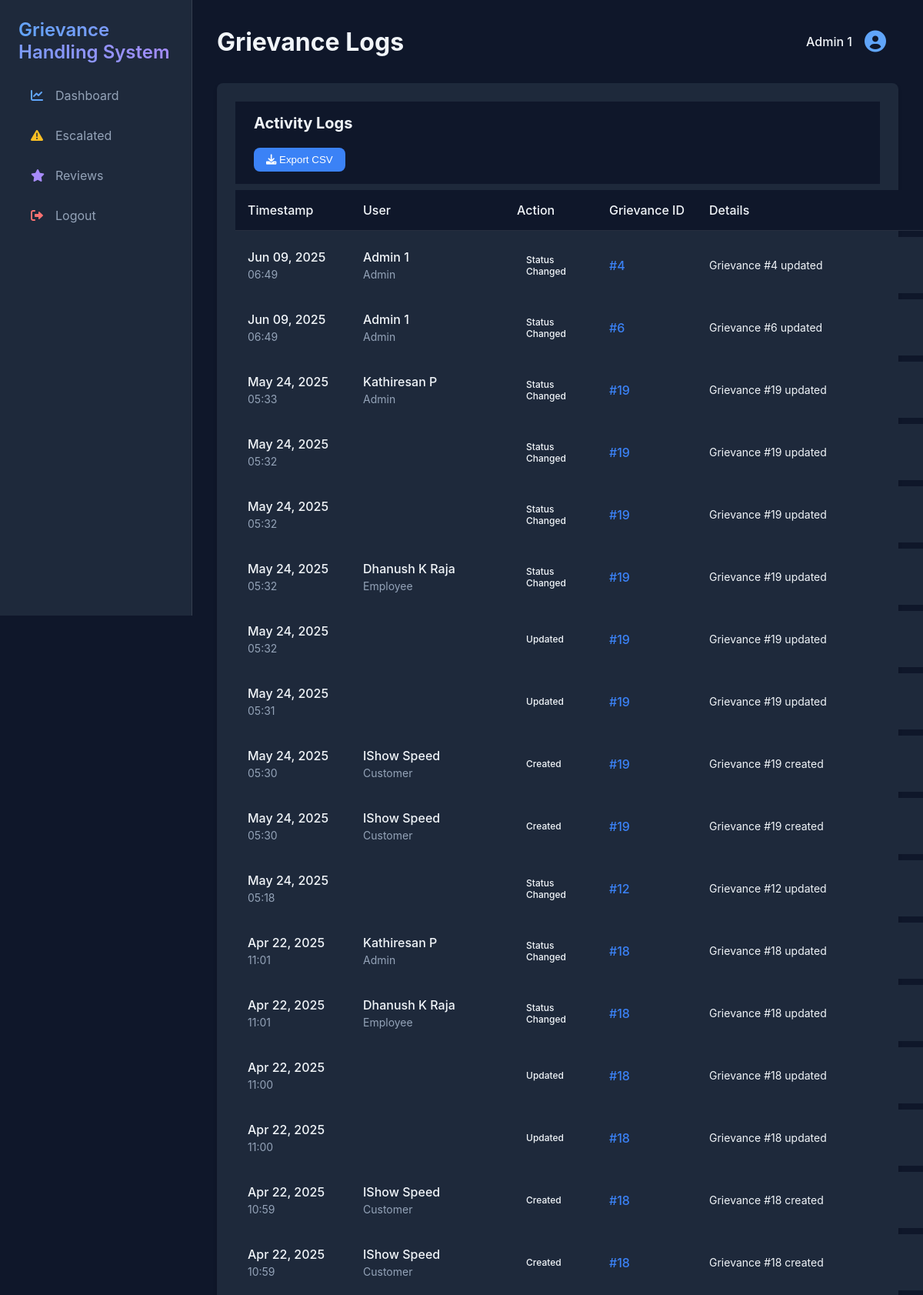
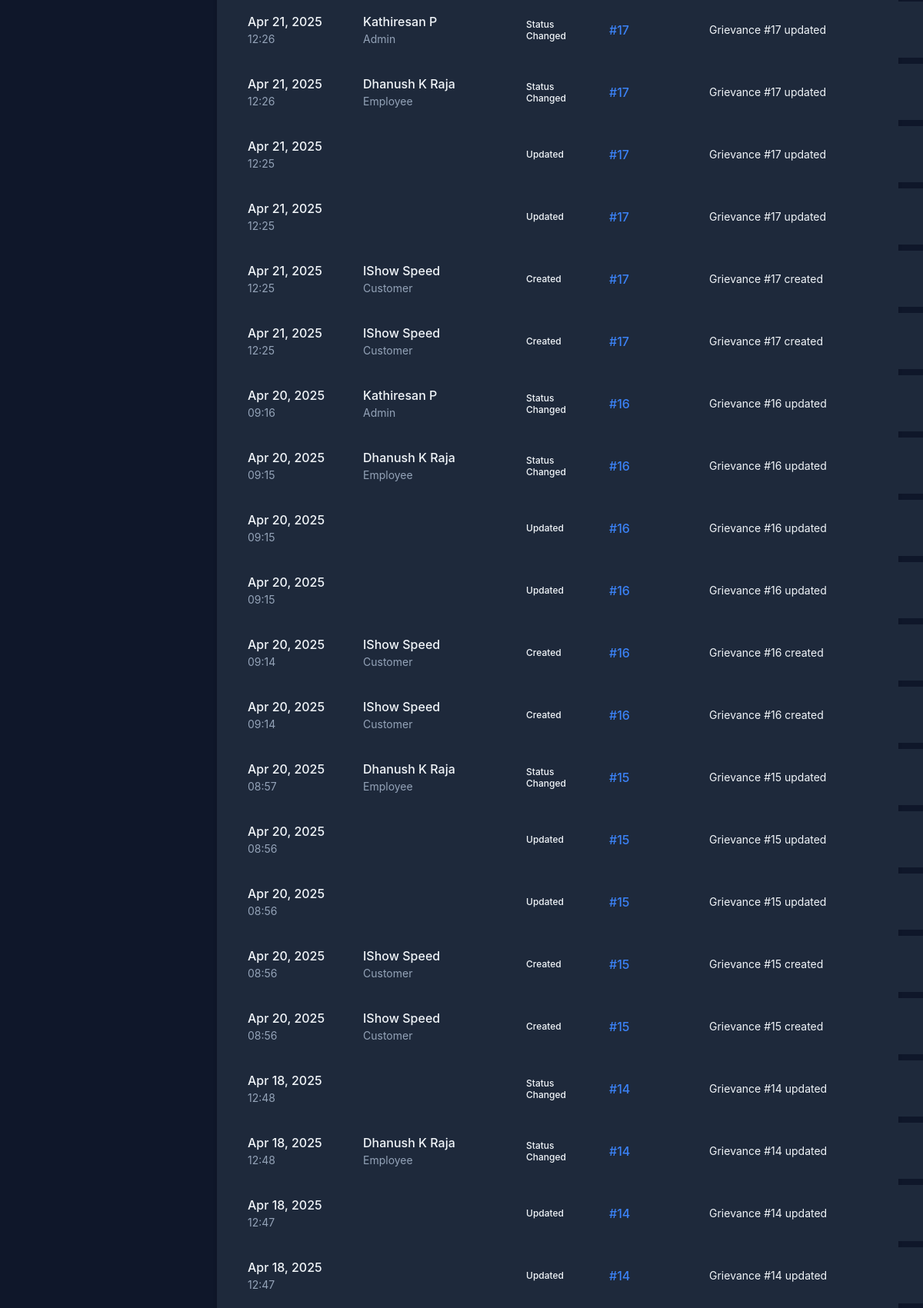
/grievance-logs/ (signed in, upper part), run on the app's committed database (2 pictures, top to bottom).
### users/models.py (models this page shows, shortened)
class CustomUser(AbstractUser):
    class Role(models.TextChoices):
        ADMIN = 'ADMIN', 'Admin'
        EMPLOYEE = 'EMPLOYEE', 'Employee'
        CUSTOMER = 'CUSTOMER', 'Customer'
    role = models.CharField(
        max_length=50,
        choices=Role.choices,
        default=Role.CUSTOMER
    )
    department = models.ForeignKey(
        Department,
        on_delete=models.SET_NULL,
        null=True,
        blank=True,
        related_name='department_employees'
    )
    phone = models.CharField(
        max_length=15,
        blank=True,
        null=True,
        verbose_name="Phone Number"
    )
    is_verified = models.BooleanField(default=False)
    class Meta:
        verbose_name = "User"
        verbose_name_plural = "Users"
        ordering = ['last_name', 'first_name']
        permissions = [
            ("can_manage_users", "Can manage users"),
            ("can_manage_grievances", "Can manage grievances"),
        ]

### grievances/models.py (models this page shows, shortened)
class GrievanceLog(models.Model):
    ACTION_CHOICES = [
        ('CREATE', 'Created'),
        ('UPDATE', 'Updated'),
        ('DELETE', 'Deleted'),
        ('STATUS_CHANGE', 'Status Changed'),
        ('ASSIGNMENT', 'Assignment Changed'),
    ]
    user = models.ForeignKey(User, on_delete=models.SET_NULL, null=True, related_name='actions')
    grievance = models.ForeignKey('Grievance', on_delete=models.SET_NULL, null=True, related_name='logs')
    action = models.CharField(max_length=20, choices=ACTION_CHOICES)
    details = models.TextField()
    previous_data = models.JSONField(null=True, blank=True)
    new_data = models.JSONField(null=True, blank=True)
    timestamp = models.DateTimeField(auto_now_add=True)
    class Meta:
        ordering = ['-timestamp']
        verbose_name = "Grievance Audit Log"
        verbose_name_plural = "Grievance Audit Logs"

class Grievance(models.Model):
    class Status(models.TextChoices):
        RECEIVED = 'RECEIVED', 'Received'
        IN_PROGRESS = 'IN_PROGRESS', 'In Progress'
        RESOLVED = 'RESOLVED', 'Resolved'
        REJECTED = 'REJECTED', 'Rejected'
        ESCALATED = 'ESCALATED', 'Escalated'
    class IssueType(models.TextChoices):
        TECHNICAL = 'TECHNICAL', 'Technical Issues'
        CUSTOMER_SERVICE = 'CUSTOMER_SERVICE', 'Customer Service Issues'
        SOFTWARE_BUG = 'SOFTWARE_BUG', 'Software/Application Bugs'
        PRODUCT = 'PRODUCT', 'Product/Feature Issues'
        QUALITY = 'QUALITY', 'Quality Assurance Failures'
    user = models.ForeignKey(CustomUser, on_delete=models.CASCADE, related_name='grievances')
    issue_type = models.CharField(max_length=50, choices=IssueType.choices)
    description = models.TextField()
    status = models.CharField(max_length=50, choices=Status.choices, default=Status.RECEIVED)
    assigned_to = models.ForeignKey(CustomUser, on_delete=models.SET_NULL, null=True, blank=True, related_name='assigned_grievances')
    department = models.ForeignKey(Department, on_delete=models.SET_NULL, null=True, blank=True)
    created_at = models.DateTimeField(auto_now_add=True)
    updated_at = models.DateTimeField(auto_now=True)
    class Meta:
        verbose_name = "Grievance"
        verbose_name_plural = "Grievances"
        ordering = ['-created_at']

### grievances/views.py (the view)
# urls.py: path('grievance-logs/', grievance_logs, name='grievance_logs'),
@login_required
def grievance_logs(request):
    if request.user.is_superuser:
        logs = GrievanceLog.objects.all().order_by('-timestamp')
    else:
        logs = GrievanceLog.objects.filter(
            Q(user=request.user) |
            Q(grievance__user=request.user)
        ).distinct().order_by('-timestamp')
    return render(request, 'grievances/logs.html', {'logs': logs})

### grievance_system/context_processors.py (called while the page is built)
def notifications(request):
    if request.user.is_authenticated:
        notifications = Notification.objects.filter(user=request.user).order_by('-created_at')[:10]
        unread_notifications_count = Notification.objects.filter(user=request.user, is_read=False).count()
    else:
        notifications = []
        unread_notifications_count = 0
    return {
        'notifications': notifications,
        'unread_notifications_count': unread_notifications_count
    }

### templates/grievances/logs.html (shortened to what this page needs)
{% extends 'base.html' %}
{% block page_title %}Grievance Logs{% endblock %}
{% block content %}
    <div class="card">
        <div class="card-header d-flex justify-content-between align-items-center">
            <h3>Activity Logs</h3>
            <br/>
            <div class="header-actions">
                <button type="button" class="btn btn-primary" onclick="exportTableToCSV()">
                    <i class="fas fa-download"></i> Export CSV
                </button>
            </div>
        </div>
        <div class="card-body">
            <div class="table-responsive">
                <table class="table logs-table">
                    <thead>
                        <tr>
                            <th>Timestamp</th>
                            <th>User</th>
                            <th>Action</th>
                            <th>Grievance ID</th>
                            <th>Details</th>
                        </tr>
                    </thead>
                    <tbody>
                        {% for log in logs %}
                        <tr>
                            <td class="timestamp-cell">
                                <div class="timestamp">
                                    <span class="date">{{ log.timestamp|date:"M d, Y" }}</span>
                                    <span class="time">{{ log.timestamp|time:"H:i" }}</span>
                                </div>
                            </td>
                            <td class="user-cell">
                                <div class="user-info">
                                    <span class="username">{{ log.user.get_full_name }}</span>
                                    <span class="role">{{ log.user.get_role_display }}</span>
                                </div>
                            </td>
                            <td class="action-cell">
                                <span class="action-badge action-{{ log.action|lower }}">{{ log.get_action_display }}</span>
                            </td>
                            <td class="grievance-cell">
                                {% if log.grievance %}
                                <a href="{% url 'grievance_detail' log.grievance.id %}" class="grievance-link">
                                    #{{ log.grievance.id }}
                                </a>
                                {% else %}
                                <span class="text-muted">-</span>
                                {% endif %}
                            </td>
                            <td class="details-cell">
                                <div class="details-content">
                                    {{ log.details|default:"-" }}
                                </div>
                            </td>
                        </tr>
                        {% empty %}
                        <tr>
                            <td colspan="5" class="text-center">No logs found</td>
                        </tr>
                        {% endfor %}
                    </tbody>
                </table>
            </div>
        </div>
    </div>
</div>
{% endblock %}

### templates/base.html (shortened to what this page needs)
<!DOCTYPE html>
<html lang="en">
<head>
    <link rel="stylesheet" href="https://cdnjs.cloudflare.com/ajax/libs/font-awesome/6.0.0/css/all.min.css">
</head>
<body>
    <div class="sidebar">
        <a href="{% url 'home' %}" class="sidebar-brand">
             Grievance Handling System
        </a>
        <br/>
        <br/>
        <ul class="sidebar-nav">
            {% if user.is_authenticated %}
                <li class="nav-item">
                    <a href="{% url 'dashboard' %}" class="nav-link {% if request.resolver_match.url_name == 'dashboard' %}active{% endif %}">
                        <i class="fas fa-chart-line icon-primary"></i> Dashboard
                    </a>
                </li>
                {% if user.role == 'ADMIN' %}
                <li class="nav-item">
                    <a href="{% url 'escalated_grievances' %}" class="nav-link {% if request.resolver_match.url_name == 'escalated_grievances' %}active{% endif %}">
                        <i class="fas fa-exclamation-triangle icon-warning"></i> Escalated
                    </a>
                </li>
                <li class="nav-item">
                    <a href="{% url 'reviews' %}" class="nav-link {% if request.resolver_match.url_name == 'reviews' %}active{% endif %}">
                        <i class="fas fa-star icon-info"></i> Reviews
                    </a>
                </li>
                {% endif %}
                <li class="nav-item">
                    <a href="{% url 'logout' %}" class="nav-link">
                        <i class="fas fa-sign-out-alt icon-danger"></i> Logout
                    </a>
                </li>
            {% endif %}
        </ul>
    </div>
    <div class="main-content">
        <div class="top-bar">
            <h1>{% block page_title %}{% endblock %}</h1>
            {% if user.is_authenticated %}
            <div class="user-profile">
                <a href="{% url 'profile' %}" class="profile-link">
                    <span>{{ user.get_full_name }}</span>
                    <i class="fas fa-user-circle"></i>
                </a>
            </div>
            {% endif %}
        </div>
        {% block content %}
        {% endblock %}
</body>
</html>

### templates/base.html (style rules this page uses)
:root { --dark-bg: #0f172a; --sidebar-bg: #1e293b; --primary: #3b82f6; --success: #22c55e; --warning: #f59e0b; --danger: #ef4444; --purple: #8b5cf6; --text: #f1f5f9; --text-secondary: #94a3b8; --card-bg: #1e293b; --hover-bg: #334155; --icon-primary: #60a5fa; --icon-success: #4ade80; --icon-warning: #fbbf24; --icon-danger: #f87171; --icon-info: #a78bfa; --icon-muted: #cbd5e1; }
* { margin: 0; padding: 0; box-sizing: border-box; }
body { font-family: 'Inter', -apple-system, BlinkMacSystemFont, sans-serif; background-color: var(--dark-bg); color: var(--text); min-height: 100vh; display: flex; }
.sidebar { width: 250px; background-color: var(--sidebar-bg); padding: 1.5rem; position: fixed; height: 100vh; left: 0; top: 0; border-right: 1px solid rgba(255, 255, 255, 0.1); }
.sidebar-brand { font-size: 1.5rem; font-weight: 600; margin-bottom: 2rem; color: var(--text); text-decoration: none; background: linear-gradient(45deg, var(--icon-primary), var(--icon-info)); background-clip: text; -webkit-background-clip: text; -webkit-text-fill-color: transparent; }
.sidebar-nav { list-style: none; }
.nav-item { margin-bottom: 0.5rem; }
.nav-link { display: flex; align-items: center; padding: 0.75rem 1rem; color: var(--text-secondary); text-decoration: none; border-radius: 0.5rem; transition: all 0.2s; }
.nav-link i { margin-right: 0.75rem; width: 1.25rem; transition: all 0.2s; }
.icon-primary { color: var(--icon-primary); }
.icon-warning { color: var(--icon-warning); }
.icon-danger { color: var(--icon-danger); }
.icon-info { color: var(--icon-info); }
.main-content { margin-left: 250px; padding: 2rem; width: calc(100% - 250px); }
.top-bar { display: flex; justify-content: space-between; align-items: center; margin-bottom: 2rem; }
.user-profile { display: flex; align-items: center; gap: 1rem; }
.profile-link { display: flex; align-items: center; gap: 1rem; text-decoration: none; color: var(--text); padding: 0.5rem 1rem; border-radius: 0.5rem; transition: all 0.2s; }
.profile-link i { font-size: 1.75rem; color: var(--icon-primary); transition: all 0.2s; }
.profile-link span { color: var(--text); font-weight: 500; }
.card { background-color: var(--card-bg); border-radius: 0.75rem; padding: 1.5rem; margin-bottom: 1.5rem; box-shadow: 0 4px 6px -1px rgba(0, 0, 0, 0.2); border: 1px solid rgba(255, 255, 255, 0.1); }
.table { width: 100%; border-collapse: collapse; }
.table th, .table td { padding: 1rem; text-align: left; border-bottom: 1px solid rgba(255, 255, 255, 0.1); }
.table th { color: var(--text-secondary); font-weight: 500; }
.btn { padding: 0.5rem 1rem; border-radius: 0.5rem; font-weight: 500; cursor: pointer; border: none; transition: all 0.2s; }
.btn-primary { background-color: var(--primary); color: white; }

### templates/grievances/logs.html (style rules this page uses)
.card { background: var(--card-bg); border: 1px solid var(--border-color); border-radius: 0.5rem; margin-bottom: 1.5rem; }
.card-header { background: var(--dark-bg); border-bottom: 1px solid var(--border-color); padding: 1rem 1.5rem; }
.card-header h3 { margin: 0; color: var(--text); font-size: 1.25rem; }
.logs-table { width: 100%; border-collapse: separate; border-spacing: 0 0.5rem; }
.logs-table th { background-color: var(--dark-bg); color: var(--text); font-weight: 500; padding: 1rem; white-space: nowrap; }
.logs-table td { padding: 1rem; background-color: var(--card-bg); border-top: 1px solid var(--border-color); border-bottom: 1px solid var(--border-color); }
.logs-table tr { transition: all 0.2s ease; }
.timestamp-cell { min-width: 150px; }
.timestamp { display: flex; flex-direction: column; gap: 0.25rem; }
.timestamp .date { color: var(--text); font-weight: 500; }
.timestamp .time { color: var(--text-secondary); font-size: 0.875rem; }
.user-cell { min-width: 200px; }
.user-info { display: flex; flex-direction: column; gap: 0.25rem; }
.user-info .username { color: var(--text); font-weight: 500; }
.user-info .role { color: var(--text-secondary); font-size: 0.875rem; }
.action-cell { min-width: 120px; }
.action-badge { display: inline-block; padding: 0.25rem 0.75rem; border-radius: 1rem; font-size: 0.75rem; font-weight: 500; }
.grievance-cell { min-width: 100px; }
.grievance-link { color: var(--primary); text-decoration: none; font-weight: 500; }
.details-cell { min-width: 300px; }
.details-content { color: var(--text); font-size: 0.875rem; line-height: 1.5; }

### data on the page
CustomUser: get_full_name "Admin 1"
GrievanceLog: timestamp "Jun 09, 2025", timestamp "06:49", user.get_full_name "Admin 1", user.role "Admin", action "Status Changed", grievance.id "4", details "Grievance #4 updated"
GrievanceLog: timestamp "Jun 09, 2025", timestamp "06:49", user.get_full_name "Admin 1", user.role "Admin", action "Status Changed", grievance.id "6", details "Grievance #6 updated"
GrievanceLog: timestamp "May 24, 2025", timestamp "05:33", user.get_full_name "Kathiresan P", user.role "Admin", action "Status Changed", grievance.id "19", details "Grievance #19 updated"
GrievanceLog: timestamp "May 24, 2025", timestamp "05:32", action "Status Changed", grievance.id "19", details "Grievance #19 updated"
GrievanceLog: timestamp "May 24, 2025", timestamp "05:32", action "Status Changed", grievance.id "19", details "Grievance #19 updated"
GrievanceLog: timestamp "May 24, 2025", timestamp "05:32", user.get_full_name "Dhanush K Raja", user.role "Employee", action "Status Changed", grievance.id "19", details "Grievance #19 updated"
GrievanceLog: timestamp "May 24, 2025", timestamp "05:32", action "Updated", grievance.id "19", details "Grievance #19 updated"
GrievanceLog: timestamp "May 24, 2025", timestamp "05:31", action "Updated", grievance.id "19", details "Grievance #19 updated"
GrievanceLog: timestamp "May 24, 2025", timestamp "05:30", user.get_full_name "IShow Speed", user.role "Customer", action "Created", grievance.id "19", details "Grievance #19 created"
GrievanceLog: timestamp "May 24, 2025", timestamp "05:30", user.get_full_name "IShow Speed", user.role "Customer", action "Created", grievance.id "19", details "Grievance #19 created"
GrievanceLog: timestamp "May 24, 2025", timestamp "05:18", action "Status Changed", grievance.id "12", details "Grievance #12 updated"
GrievanceLog: timestamp "Apr 22, 2025", timestamp "11:01", user.get_full_name "Kathiresan P", user.role "Admin", action "Status Changed", grievance.id "18", details "Grievance #18 updated"
GrievanceLog: timestamp "Apr 22, 2025", timestamp "11:01", user.get_full_name "Dhanush K Raja", user.role "Employee", action "Status Changed", grievance.id "18", details "Grievance #18 updated"
GrievanceLog: timestamp "Apr 22, 2025", timestamp "11:00", action "Updated", grievance.id "18", details "Grievance #18 updated"
GrievanceLog: timestamp "Apr 22, 2025", timestamp "11:00", action "Updated", grievance.id "18", details "Grievance #18 updated"
GrievanceLog: timestamp "Apr 22, 2025", timestamp "10:59", user.get_full_name "IShow Speed", user.role "Customer", action "Created", grievance.id "18", details "Grievance #18 created"
GrievanceLog: timestamp "Apr 22, 2025", timestamp "10:59", user.get_full_name "IShow Speed", user.role "Customer", action "Created", grievance.id "18", details "Grievance #18 created"
GrievanceLog: timestamp "Apr 21, 2025", timestamp "12:26", user.get_full_name "Kathiresan P", user.role "Admin", action "Status Changed", grievance.id "17", details "Grievance #17 updated"
GrievanceLog: timestamp "Apr 21, 2025", timestamp "12:26", user.get_full_name "Dhanush K Raja", user.role "Employee", action "Status Changed", grievance.id "17", details "Grievance #17 updated"
GrievanceLog: timestamp "Apr 21, 2025", timestamp "12:25", action "Updated", grievance.id "17", details "Grievance #17 updated"
GrievanceLog: timestamp "Apr 21, 2025", timestamp "12:25", action "Updated", grievance.id "17", details "Grievance #17 updated"
GrievanceLog: timestamp "Apr 21, 2025", timestamp "12:25", user.get_full_name "IShow Speed", user.role "Customer", action "Created", grievance.id "17", details "Grievance #17 created"
GrievanceLog: timestamp "Apr 21, 2025", timestamp "12:25", user.get_full_name "IShow Speed", user.role "Customer", action "Created", grievance.id "17", details "Grievance #17 created"
GrievanceLog: timestamp "Apr 20, 2025", timestamp "09:16", user.get_full_name "Kathiresan P", user.role "Admin", action "Status Changed", grievance.id "16", details "Grievance #16 updated"
GrievanceLog: timestamp "Apr 20, 2025", timestamp "09:15", user.get_full_name "Dhanush K Raja", user.role "Employee", action "Status Changed", grievance.id "16", details "Grievance #16 updated"
GrievanceLog: timestamp "Apr 20, 2025", timestamp "09:15", action "Updated", grievance.id "16", details "Grievance #16 updated"
GrievanceLog: timestamp "Apr 20, 2025", timestamp "09:15", action "Updated", grievance.id "16", details "Grievance #16 updated"
GrievanceLog: timestamp "Apr 20, 2025", timestamp "09:14", user.get_full_name "IShow Speed", user.role "Customer", action "Created", grievance.id "16", details "Grievance #16 created"
GrievanceLog: timestamp "Apr 20, 2025", timestamp "09:14", user.get_full_name "IShow Speed", user.role "Customer", action "Created", grievance.id "16", details "Grievance #16 created"
GrievanceLog: timestamp "Apr 20, 2025", timestamp "08:57", user.get_full_name "Dhanush K Raja", user.role "Employee", action "Status Changed", grievance.id "15", details "Grievance #15 updated"
GrievanceLog: timestamp "Apr 20, 2025", timestamp "08:56", action "Updated", grievance.id "15", details "Grievance #15 updated"
GrievanceLog: timestamp "Apr 20, 2025", timestamp "08:56", action "Updated", grievance.id "15", details "Grievance #15 updated"
GrievanceLog: timestamp "Apr 20, 2025", timestamp "08:56", user.get_full_name "IShow Speed", user.role "Customer", action "Created", grievance.id "15", details "Grievance #15 created"
GrievanceLog: timestamp "Apr 20, 2025", timestamp "08:56", user.get_full_name "IShow Speed", user.role "Customer", action "Created", grievance.id "15", details "Grievance #15 created"
GrievanceLog: timestamp "Apr 18, 2025", timestamp "12:48", action "Status Changed", grievance.id "14", details "Grievance #14 updated"
GrievanceLog: timestamp "Apr 18, 2025", timestamp "12:48", user.get_full_name "Dhanush K Raja", user.role "Employee", action "Status Changed", grievance.id "14", details "Grievance #14 updated"
GrievanceLog: timestamp "Apr 18, 2025", timestamp "12:47", action "Updated", grievance.id "14", details "Grievance #14 updated"
GrievanceLog: timestamp "Apr 18, 2025", timestamp "12:47", action "Updated", grievance.id "14", details "Grievance #14 updated"
